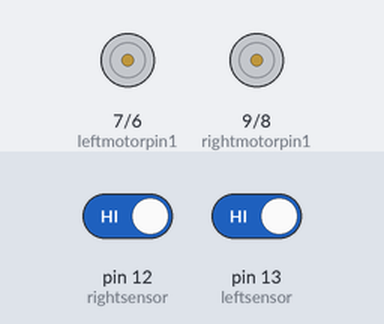
The sketch below on a simulated Arduino Uno, built with avr-gcc and run on an emulated ATmega328P. Shown: motor-driver pin pairs drawn as motors (green arrow = first pin HIGH = forward, orange = second pin HIGH = backward, longer = more drive). Inputs (shaded band) come from the test bench; at power-on: pin 12 (rightsensor) HIGH, pin 13 (leftsensor) HIGH.

Above: at 1.2 s.
1.3 s: pin 12 (rightsensor) driven LOW
At 2.0 s:
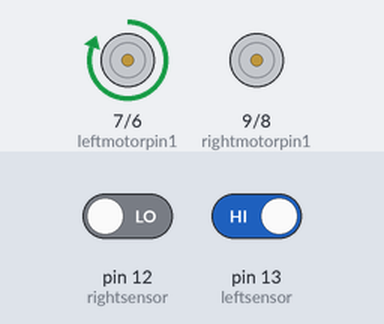
2.8 s: pin 13 (leftsensor) driven LOW
At 3.2 s:
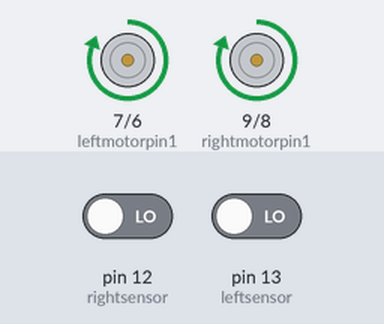
4.3 s: pin 12 (rightsensor) driven HIGH
At 5.5 s:
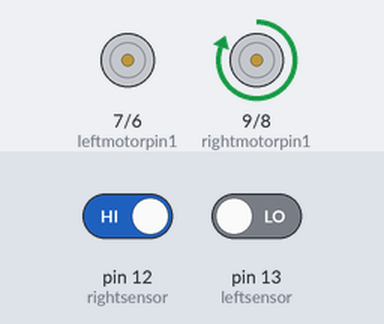
5.8 s: pin 13 (leftsensor) driven HIGH
At 6.7 s:
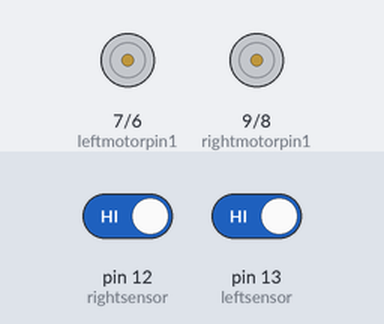
Timing chart, 0 to 8.3 s (numbered marks = the images above; inputs shaded):
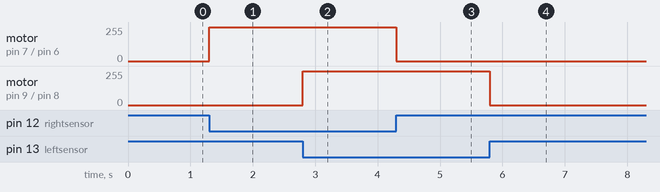

Measured:
- after the input at 1.3 s, motor on pin 7 (leftmotorpin1) / pin 6 (leftmotorpin2): stopped → forward 255/255 at once
- after the input at 2.8 s, motor on pin 9 (rightmotorpin1) / pin 8 (rightmotorpin2): stopped → forward 255/255 at once
- after the input at 4.3 s, motor on pin 7 (leftmotorpin1) / pin 6 (leftmotorpin2): forward 255/255 → stopped at once
- after the input at 5.8 s, motor on pin 9 (rightmotorpin1) / pin 8 (rightmotorpin2): forward 255/255 → stopped at once

The sketch:

line_follower_robot.ino
```cpp
#define leftsensor 13
#define rightsensor 12
#define leftmotorpin1 7
#define leftmotorpin2 6
#define rightmotorpin1 9
#define rightmotorpin2 8

void setup() {
  // put your setup code here, to run once:
  pinMode(leftsensor, INPUT);
  pinMode(rightsensor, INPUT);
  pinMode(leftmotorpin1, OUTPUT);
  pinMode(leftmotorpin2, OUTPUT);
  pinMode(rightmotorpin1, OUTPUT);
  pinMode(rightmotorpin2, OUTPUT);

}

void loop() {
  // put your main code here, to run repeatedly:
if(!digitalRead(leftsensor) && !digitalRead(rightsensor)) {
  digitalWrite(leftmotorpin1, HIGH);
  digitalWrite(leftmotorpin2, LOW);                    // Move Forward when both sensors detect white
  digitalWrite(rightmotorpin1, HIGH);
  digitalWrite(rightmotorpin2, LOW);
}
if(!digitalRead(leftsensor) && digitalRead(rightsensor)) {
  digitalWrite(leftmotorpin1, LOW);
  digitalWrite(leftmotorpin2, LOW);                    // Turn right when left sensor detects white and right sensor detects black
  digitalWrite(rightmotorpin1, HIGH);
  digitalWrite(rightmotorpin2, LOW);
  }
if(digitalRead(leftsensor) && !digitalRead(rightsensor)) {
  digitalWrite(leftmotorpin1, HIGH);
  digitalWrite(leftmotorpin2, LOW);                    // turn left when left sensor detects black and right sensor detects white
  digitalWrite(rightmotorpin1, LOW);
  digitalWrite(rightmotorpin2, LOW);
}
if(digitalRead(leftsensor) && digitalRead(rightsensor)) {
  digitalWrite(leftmotorpin1, LOW);
  digitalWrite(leftmotorpin2, LOW);                    // stop when both sensors detect black
  digitalWrite(rightmotorpin1, LOW);
  digitalWrite(rightmotorpin2, LOW);
}


}
```
